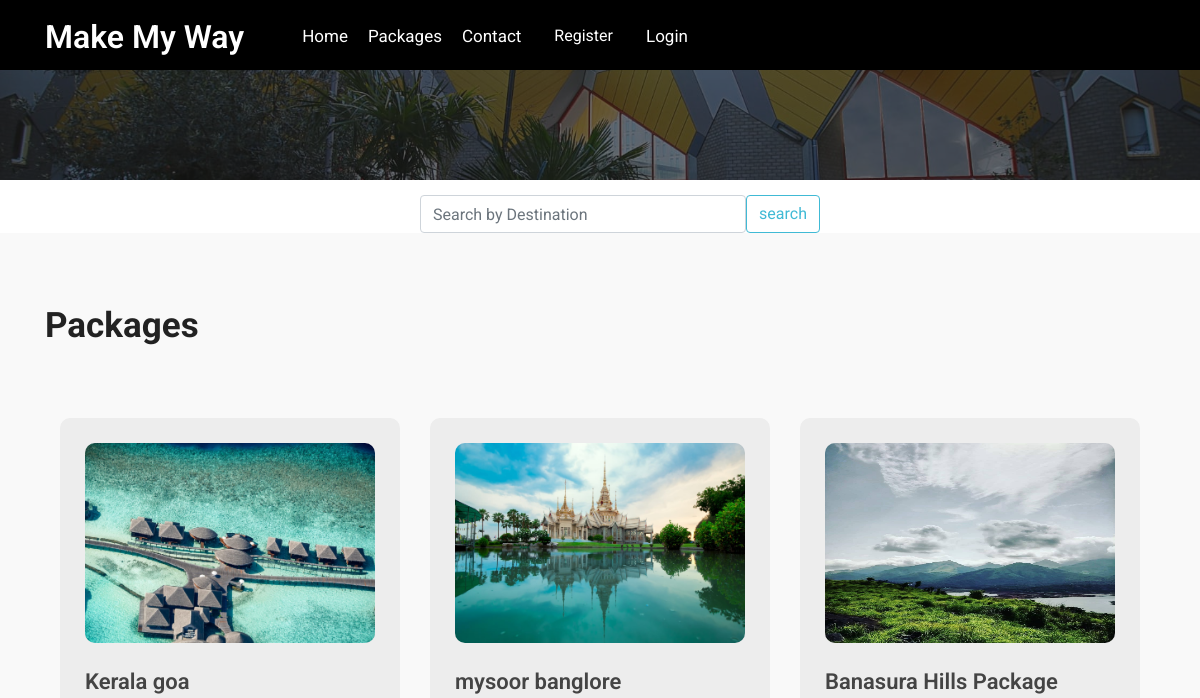
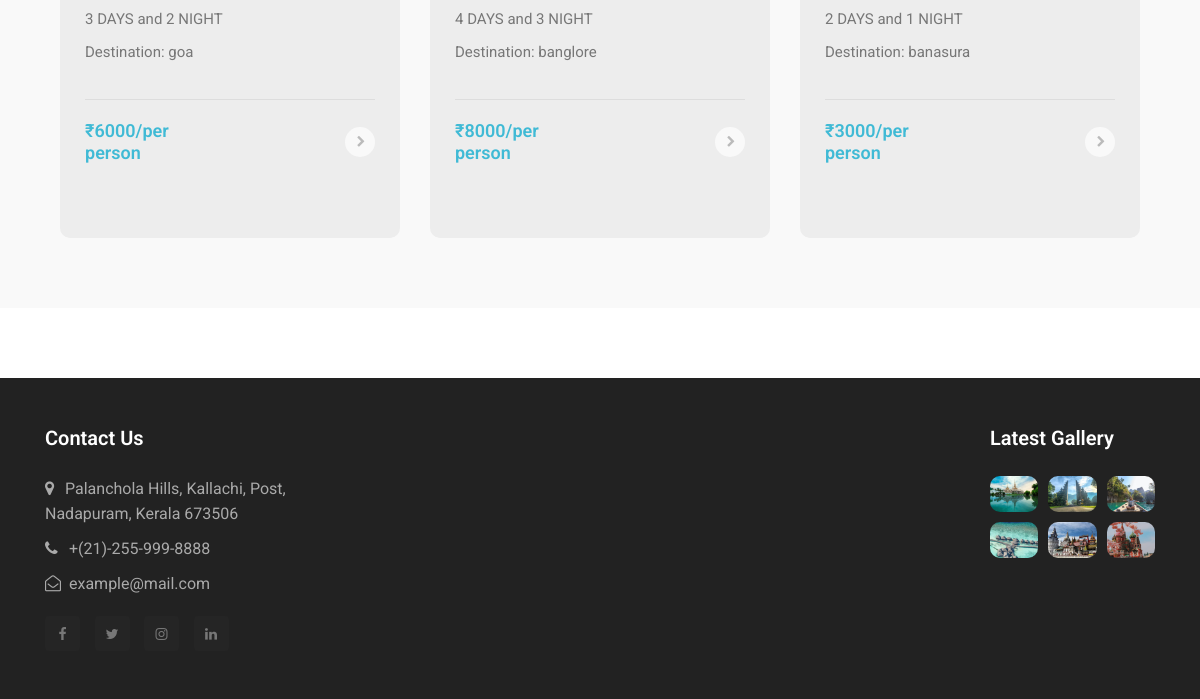
Before: /packages with the older database file (2 pictures, top to bottom).
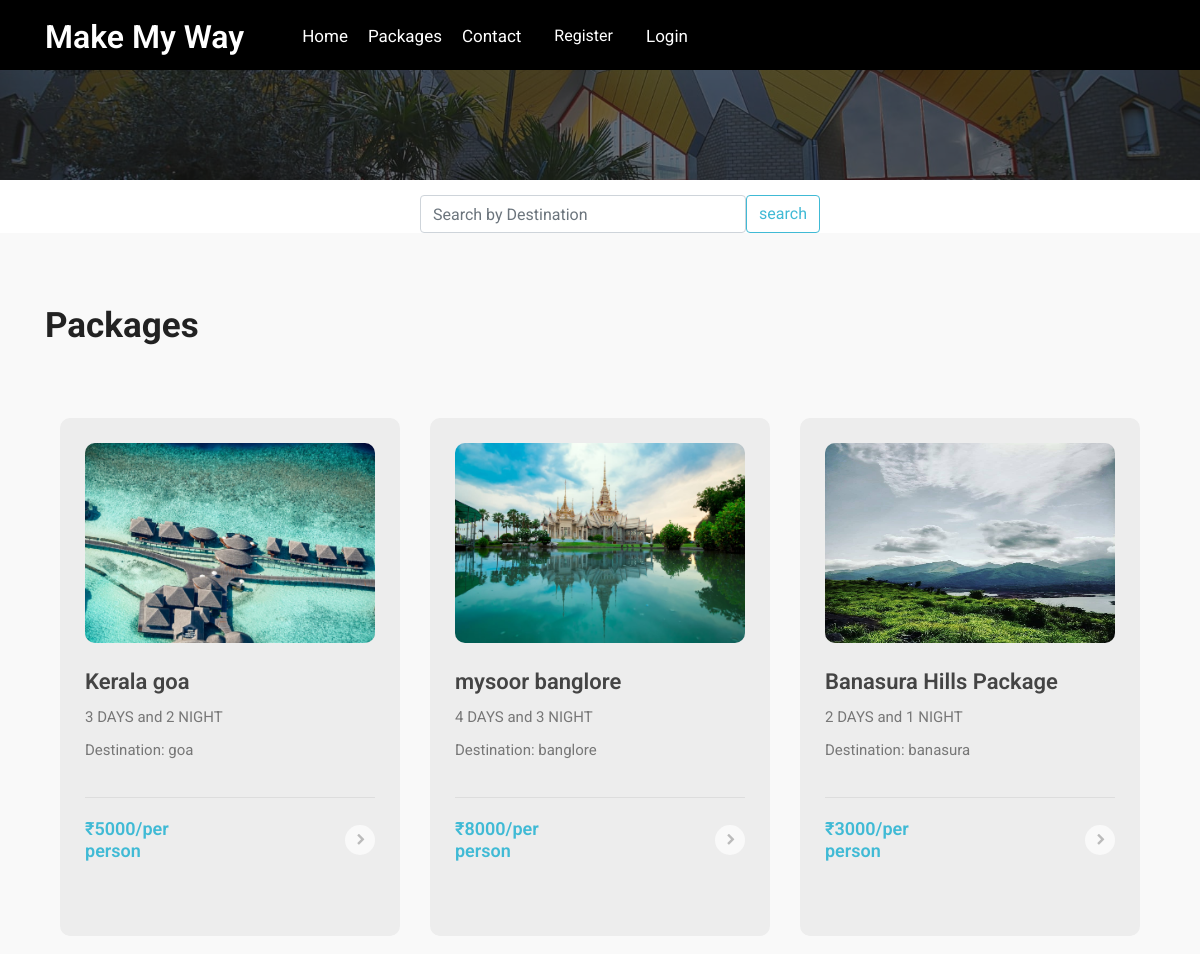
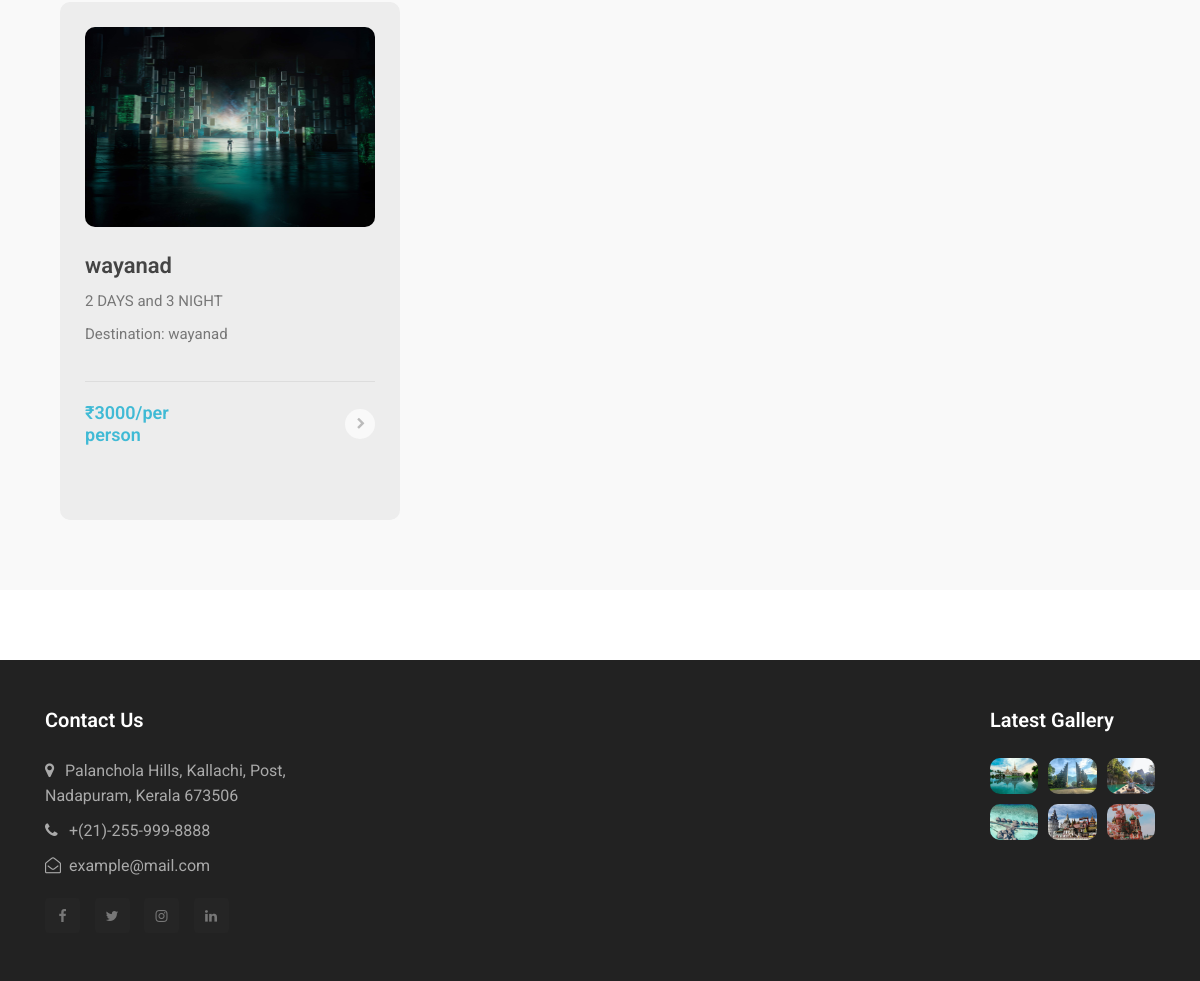
After: the same page with the newer database file (2 pictures, top to bottom).
### app/models.py (models this page shows, shortened)
class Package(models.Model):
    user_id = models.ForeignKey(CustomUser, on_delete=models.CASCADE)
    package_name = models.CharField(max_length=100)
    img1 = models.FileField(upload_to='package')
    img2 = models.FileField(upload_to='package')
    img3 = models.FileField(upload_to='package')
    price = models.IntegerField()
    no_of_days = models.IntegerField()
    no_of_night = models.IntegerField()
    source = models.CharField(max_length=50)
    destination = models.CharField(max_length=50)
    description = models.CharField(max_length=200)

### app/views.py (the view)
# urls.py: path('packages', views.packages, name="packages"),
def packages(request):
    data = Package.objects.all()
    return render(request, 'packages.html', {'packages':data})

### template/packages.html (shortened to what this page needs)
{% extends 'index.html' %}
{% block content %}
<section class="w3l-inner-banner-main">
    <div class="about-inner services editContent">
        <div class="container">
        <div class="breadcrumbs-sub">
            <ul class="breadcrumbs-custom-path">
            </ul>
            </div>
</div>
</div>
</section>
<section class="w3l-services-two" id="services">
    <div class="service-single-page editContent">
		<form action="{% url 'search_package' %}" method="get">
					<div class="input-group" style="width: 400px;
					margin-left: 35%;
					margin-top: 15px;">
						<input type="search" name="search" class="form-control rounded" placeholder="Search by Destination" aria-label="Search" aria-describedby="search-addon" required />
						<button type="submit" class="btn btn-outline-primary" data-mdb-ripple-init>search</button>
				</div>
			</form>
				<section class="w3l-covers-18 ">
                    <div class="covers-main editContent">
                        <div class="container">
                          <div class="main-titles-head ">
                            <h3 class="header-name">Packages
                            </h3>
                          </div>
            <div style="display: flex;flex-wrap: wrap;">
                          {% for package in packages %}
                            <div class="col-lg-4 col-md-6">
                              <div class="img-box" style="margin-top: 20px;">
                                <img src="{{ package.img1.url }}" width="400px" height="200px" alt="package1" class="img-responsive ">
                                <h5 class="my-2"><a href="{% url 'Login' %}">{{ package.package_name }}</a></h5>
                                <div class="blog-date">
                                  <p class="pos-date">{{ package.no_of_days}} DAYS and {{ package.no_of_night}} NIGHT</p> <p class="pos-date text-right"></p>
                                  <p class="pos-date">Destination: 	{{ package.destination}} </p> <p class="pos-date text-right"></p>
                                </div>
                                  <div class="top-gap">
                                   <h5>₹{{ package.price }}/per person</h5>
                                    <a href="{% url 'Login' %}" class="icon text-center"><span class="fa fa-chevron-right"></span></a>
                                  </div>
                              </div>
                            </div>
                          {% endfor %}
                        </div>
                              </div>
                              </div>
                            </div>
                </section>
{% endblock %}

### template/index.html (shortened to what this page needs)
<!doctype html>
<html lang="en">
  <head>
    {% load static %}
    <link rel="stylesheet" href="{% static 'css/style-starter.css' %}">
    <link rel="stylesheet" href="https://cdnjs.cloudflare.com/ajax/libs/font-awesome/4.7.0/css/font-awesome.min.css">
  </head>
  <body id="home">
<section class=" w3l-header-4 header-sticky">
	<header id="site-header" class="fixed-top">
		<div class="container">
			<nav class="navbar navbar-expand-lg navbar-dark stroke">
				<h1><a class="navbar-brand" href="index">
					</span>Make My Way
				</a></h1>
				<div class="collapse navbar-collapse" id="navbarTogglerDemo02">
					<ul class="navbar-nav ml-lg-5">
						<li class="nav-item active">
							<a class="nav-link" href="index">Home <span class="sr-only">(current)</span></a>
						</li>
						<li class="nav-item @@services__active">
							<a class="nav-link" href="{% url 'packages' %}">packages</a>
						</li>
						<li class="nav-item @@contact__active">
							<a class="nav-link" href="{% url 'contact' %}">Contact</a>
						</li>
						<li class="nav-item ">
              <div style="margin-top: 7px;" class="dropdown">
                <button class="btn text-white dropdown-toggle" type="button" id="dropdownMenuButton" data-toggle="dropdown" aria-haspopup="true" aria-expanded="false">
                  Register
                </button>
              </div>
						</li>
						<li class="nav-item @@contact__active">
							<a class="nav-link" href="{% url 'Login' %}">Login</a>
						</li>
					</ul>
				</div>
			</nav>
		</div>
	  </header>
</section>
{% block content %}{% endblock %}
<section class="w3l-footer-29-main">
	<div class="footer-29 py-5 ">
	  <div class="container">
		  <div class="grid-col-4 footer-top-29">
			  <div class="footer-list-29 footer-1">
				  <h2 class="footer-title-29">Contact Us</h2>
  				<ul>
	  				<li><p><span class="fa fa-map-marker"></span>Palanchola Hills, Kallachi, Post, Nadapuram, Kerala 673506<br>
            </p></li>
			  		<li><a href="tel:+7-800-999-800"><span class="fa fa-phone"></span> +(21)-255-999-8888</a></li>
				  	<li><a href="" class="mail"><span class="fa fa-envelope-open-o"></span> example@mail.com</a></li>
  				</ul>
	  			<div class="main-social-footer-29">
		  			<a href="#facebook" class="facebook"><span class="fa fa-facebook"></span></a>
			  		<a href="#twitter" class="twitter"><span class="fa fa-twitter"></span></a>
				  	<a href="#instagram" class="instagram"><span class="fa fa-instagram"></span></a>
	  				<a href="#linkedin" class="linkedin"><span class="fa fa-linkedin"></span></a>
  				</div>
		  	</div>
			  <div class="footer-list-29 footer-3"></div>
  			<div class="footer-list-29 footer-3"></div>
	  		<div class="footer-list-29 footer-3">
          <div class="properties">
            <h6 class="footer-title-29">Latest Gallery</h6>
            <div class="images-col">
              <img src="{% static 'images/gallery/blog1.jpg' %}" class="img-responsive" alt="">
              <img src="{% static 'images/gallery/blog2.jpg' %}" class="img-responsive" alt="">
              <img src="{% static 'images/gallery/blog3.jpg' %}" class="img-responsive" alt="">
              <img src="{% static 'images/gallery/blog4.jpg' %}" class="img-responsive" alt="">
              <img src="{% static 'images/gallery/blog5.jpg' %}" class="img-responsive" alt="">
              <img src="{% static 'images/gallery/blog6.png' %}" class="img-responsive" alt="">
            </div>
          </div>
			  </div>
			</div>
    </div>
	</div>
</section>
</body>
</html>

Changed rows visible on the page:
changed Package "Kerala goa": price "6000" → "5000"
added Package: img1 (picture), package_name "wayanad", no_of_days "2", no_of_night "3", destination "wayanad", price "3000"
